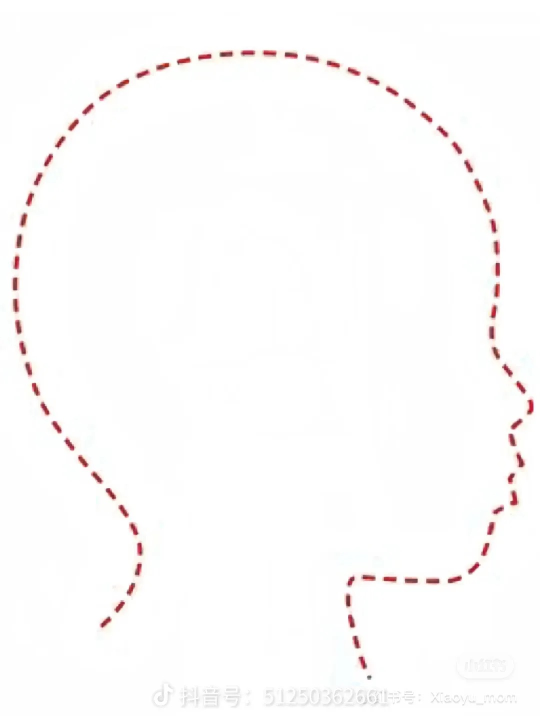
#> input picture 标准头型/面朝右标准头型.jpg, 1080 x 1443 px (shown at 1/2 size)
$ python extract_contour.py
#> lines starting #> are read from the running program, lines starting #| are printed output that depends on the picture; after the words box and inside, x2 and y2 are one past the last pixel; in counts of white or black regions, pixels touching at a corner belong together
"""
婴儿头型标准轮廓提取工具

从医学标准侧面头型图中提取红色虚线轮廓，
用于叠加到用户照片上作为参考线。

原理:
1. HSV色彩检测 → 找到所有红色像素
2. 连通域分析 → 每条虚线段成为一个独立区域
3. 质心提取 → 每段取中心点
4. 最近邻排序 → 从上到下追踪轮廓路径
5. 高斯平滑 → 消除锯齿
6. 线性插值 → 生成密集轮廓点
"""

import cv2
import numpy as np
import os


def extract_dashed_contour(image_path, side='right', x_threshold=540):
    """
    从红色虚线图中提取轮廓

    Args:
        image_path: 标准头型图片路径
        side: 'right' 或 'left', 指定提取哪一侧的轮廓
        x_threshold: 左右分界的X坐标阈值

    Returns:
        contour: (N, 2) 数组, 轮廓点坐标
        dashes: 原始虚线段中心点列表
    """
    img = cv2.imdecode(np.fromfile(image_path, dtype=np.uint8), cv2.IMREAD_COLOR)
    if img is None:
        raise FileNotFoundError(f'无法读取图片: {image_path}')

    hsv = cv2.cvtColor(img, cv2.COLOR_BGR2HSV)

    # 红色检测 (HSV色彩空间)
    # 红色在HSV中跨越0°/180°边界, 需要两段检测
    mask1 = cv2.inRange(hsv, (0, 40, 40), (15, 255, 255))
    mask2 = cv2.inRange(hsv, (165, 40, 40), (180, 255, 255))
    red_mask = mask1 | mask2

    # 连通域分析
    num_labels, labels, stats, centroids = cv2.connectedComponentsWithStats(
        red_mask, connectivity=8
    )

    # 提取指定侧的虚线段
    dashes = []
    for i in range(1, num_labels):
        area = stats[i, cv2.CC_STAT_AREA]
        if 100 < area < 600:  # 虚线段大小范围
            cx, cy = centroids[i]
            if side == 'right' and cx >= x_threshold:
                # 排除底部水平带状区域 (可能是图例)
                if not (1145 < cy < 1170 and cx > 690):
                    dashes.append((cx, cy))
            elif side == 'left' and cx < x_threshold:
                if not (1145 < cy < 1170 and cx < 350):
                    dashes.append((cx, cy))

    if len(dashes) < 5:
        raise ValueError(f'检测到的虚线段太少 ({len(dashes)}), 请检查图片')

    # 最近邻排序 (从上到下追踪)
    ordered = _order_points_nearest(dashes)

    # 高斯平滑 + 线性插值
    contour = _smooth_and_interpolate(ordered, window=5, sigma=2.0, step=3)

    return contour, dashes


def _order_points_nearest(points):
    """最近邻排序: 从最上方点开始, 每次找最近的未访问点"""
    pts = list(points)
    pts.sort(key=lambda p: p[1])  # 按Y排序找起点
    ordered = [pts[0]]
    remaining = pts[1:]

    while remaining:
        last = ordered[-1]
        dists = [((p[0]-last[0])**2 + (p[1]-last[1])**2)**0.5 for p in remaining]
        min_idx = dists.index(min(dists))
        ordered.append(remaining.pop(min_idx))

    return ordered


def _smooth_and_interpolate(ordered_points, window=5, sigma=2.0, step=3):
    """
    高斯平滑 + 线性插值

    Args:
        ordered_points: 排序后的点列表
        window: 高斯窗口大小
        sigma: 高斯标准差
        step: 插值步长 (像素)
    """
    pts = np.array(ordered_points, dtype=np.float64)

    # 高斯权重
    weights = np.exp(-0.5 * (np.arange(window) - window//2)**2 / sigma**2)
    weights /= weights.sum()

    # 对x和y分别平滑
    sx = np.convolve(pts[:, 0], weights, mode='same')
    sy = np.convolve(pts[:, 1], weights, mode='same')
    smooth = np.column_stack([sx, sy])

    # 线性插值, 生成密集点
    dense = []
    for i in range(len(smooth) - 1):
        p1, p2 = smooth[i], smooth[i+1]
        dist = np.linalg.norm(p2 - p1)
        n = max(2, int(dist / step))
        for t in np.linspace(0, 1, n, endpoint=False):
            dense.append(p1 + t * (p2 - p1))
    dense.append(smooth[-1])

    return np.array(dense)


# [53 lines left out: functions overlay_contour_on_image, scale_contour_to_fit, not called in this run]


def create_verification_image(image_path, contour, dashes, output_path):
    """生成验证图片: 显示原始虚线段和提取的轮廓"""
    img = cv2.imdecode(np.fromfile(image_path, dtype=np.uint8), cv2.IMREAD_COLOR)
    debug = img.copy()

    # 画原始虚线段中心 (红色圆点)
    for cx, cy in dashes:
        cv2.circle(debug, (int(cx), int(cy)), 6, (0, 0, 255), -1)

    # 画平滑轮廓 (绿色线)
    for i in range(len(contour) - 1):
        p1 = (int(contour[i][0]), int(contour[i][1]))
        p2 = (int(contour[i+1][0]), int(contour[i+1][1]))
        cv2.line(debug, p1, p2, (0, 255, 0), 2)

    # 起点终点标记
    cv2.circle(debug, (int(contour[0][0]), int(contour[0][1])), 10, (255, 255, 0), 3)
    cv2.circle(debug, (int(contour[-1][0]), int(contour[-1][1])), 10, (0, 255, 255), 3)

    cv2.imwrite(output_path, debug)
    print(f'验证图已保存: {output_path}')


if __name__ == '__main__':
    base_dir = os.path.join('D:', os.sep, 'baby-head-shape', '标准头型')

    # 提取面朝右轮廓 (面部侧)
    right_img = os.path.join(base_dir, '面朝右标准头型.jpg')
    right_contour, right_dashes = extract_dashed_contour(right_img, 'right', 540)
#> in extract_dashed_contour, img is the input picture: shape (1443, 1080, 3); mean B, G, R 251.6, 251.7, 253
#> in extract_dashed_contour, `hsv = cv2.cvtColor(img, cv2.COLOR_BGR2HSV)`: hsv: shape (1443, 1080, 3); mean H, S, V 7.7, 2.3, 253.1
#> in extract_dashed_contour, `mask1 = cv2.inRange(hsv, (0, 40, 40), (15, 255, 255))`:
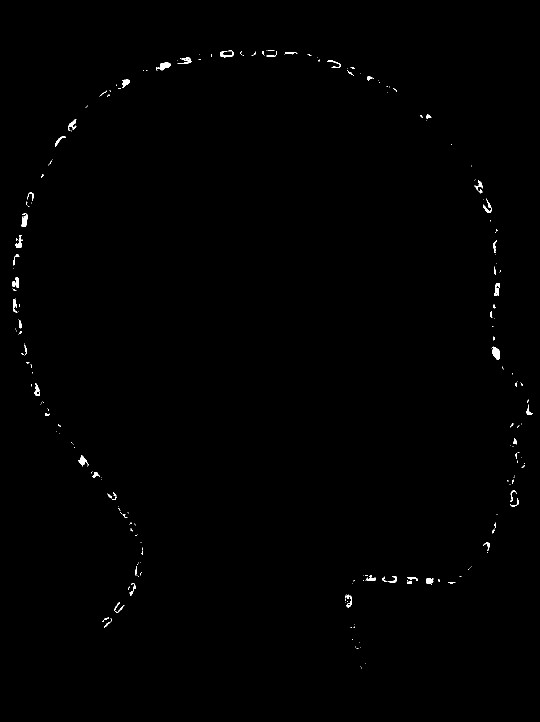
#> mask1: shape (1443, 1080) (shown at 1/2 size); 0.38% white; 240 white regions (181 under 20 px), largest, box (x1, y1, x2, y2) and area: (984, 693, 1000, 719) 277, (312, 125, 341, 142) 250, (43, 427, 55, 454) 213
#> in extract_dashed_contour, `mask2 = cv2.inRange(hsv, (165, 40, 40), (180, 255, 255))`: mask2: shape (1443, 1080); 1.2% white; 109 white regions (24 under 20 px), largest, box (x1, y1, x2, y2) and area: (611, 109, 639, 126) 331, (1033, 905, 1050, 935) 331, (904, 283, 925, 309) 323
#> in extract_dashed_contour, `red_mask = mask1 | mask2`: red_mask: shape (1443, 1080); 1.6% white; 79 white regions, largest, box (x1, y1, x2, y2) and area: (1020, 981, 1037, 1014) 416, (1053, 796, 1068, 830) 379, (1031, 904, 1050, 935) 378
#> in extract_dashed_contour, `num_labels, labels, stats, centroids = cv2.connectedComponentsWithStat..`:
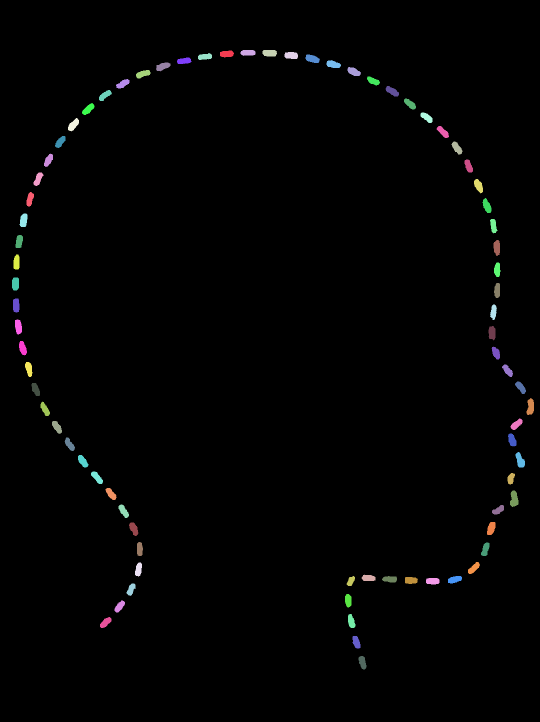
#> labels: shape (1443, 1080) int32 (shown at 1/2 size); 80 distinct labels, from 0 to 79; one colour per label, 0 black
#> in extract_dashed_contour, `num_labels, labels, stats, centroids = cv2.connectedComponentsWithStat..`: num_labels = 80; stats = 80 rows, first 6: [0, 0, 1080, 1443, 1533747], [440, 101, 28, 14, 314], [481, 100, 30, 12, 302], [525, 100, 29, 13, 340], [569, 104, 27, 14, 330], [396, 106, 28, 14, 290]; centroids = 80 pairs, first value 30.58 to 1060.7, second value 105.1 to 1324.5
#> the loop in extract_dashed_contour, `for i in range(1, num_labels):` made 79 passes
#> (area, cx, cy) on passes 1 to 12: (314, 453.3, 107.4), (302, 495.7, 105.1), (340, 539.1, 105.8), (330, 582.2, 110.5), (290, 409.6, 113), (349, 624.3, 117.2), (294, 367.9, 121.4), (333, 666.2, 128.4), (334, 325.3, 132.6), (326, 707.3, 143), (320, 285.6, 147.5), (281, 746.1, 161.6)
#> after the loop in extract_dashed_contour, `for i in range(1, num_labels):`: dashes = 36 pairs, first value 582.2 to 1060.7, second value 110.5 to 1324.5
#> in _order_points_nearest, `pts = list(points)`: pts has the same summary as dashes in extract_dashed_contour
#> in _order_points_nearest, `ordered = [pts[0]]`: ordered = [(582.2, 110.5)]
#> in _order_points_nearest, `remaining = pts[1:]`: remaining = 35 pairs, first value 624.3 to 1060.7, second value 117.2 to 1324.5
#> the loop in _order_points_nearest, `while remaining:` made 35 passes
#> last on passes 1 to 12: (582.2, 110.5), (624.3, 117.2), (666.2, 128.4), (707.3, 143), (746.1, 161.6), (784.2, 182.3), (819.7, 207.5), (853.1, 234.5), (885.6, 263.5), (913.6, 295.6), (936.8, 331.8), (956.8, 371.2)
#> (last, dists) on passes 28 to 33: ((1027.9, 997.8), [38.4, 74.36, 115.7, 159.9, 388.8, 407.3, 426, 445.7]), ((996.4, 1019.8), [39.28, 82.68, 126, 350.5, 368.9, 387.9, 408.2]), ((982.1, 1056.4), [43.51, 86.78, 320.3, 336.1, 352.9, 371.7]), ((970.5, 1098.3), [44.14, 292.8, 304.5, 318, 334]), ((947.4, 1135.9), [259.4, 267.3, 277.8, 291.8]), ((696.1, 1200.7), [42.27, 84.93, 127.1])
#> after the loop in _order_points_nearest, `while remaining:`: ordered has the same summary as dashes in extract_dashed_contour; remaining = []
#> in extract_dashed_contour, `ordered = _order_points_nearest(dashes)`: ordered has the same summary as dashes
#> in _smooth_and_interpolate, `pts = np.array(ordered_points, dtype=np.float64)`: pts has the same summary as dashes in extract_dashed_contour
#> in _smooth_and_interpolate, `sx = np.convolve(pts[:, 0], weights, mode='same')`: sx = 36 values, max 1039.3 at index 23, min 386.4 at index 0, mean 880
#> in _smooth_and_interpolate, `sy = np.convolve(pts[:, 1], weights, mode='same')`: sy = 36 values, max 1238.7 at index 33, min 73.36 at index 0, mean 626.7
#> in _smooth_and_interpolate, `smooth = np.column_stack([sx, sy])`: smooth = 36 pairs, first value 386.4 to 1039.3, second value 73.36 to 1238.7
#> the loop in _smooth_and_interpolate, `for i in range(len(smooth) - 1):` made 35 passes
#> (p1, p2, dist, n) on passes 1 to 12: ([386.4, 73.36], [541.7, 104.3], 158.3, 52), ([541.7, 104.3], [665.4, 131.5], 126.6, 42), ([665.4, 131.5], [705.8, 145.9], 42.97, 14), ([705.8, 145.9], [745, 164], 43.1, 14), ([745, 164], [782.4, 185.3], 43.04, 14), ([782.4, 185.3], [818.1, 209.4], 43.08, 14), ([818.1, 209.4], [851.6, 236.3], 42.98, 14), ([851.6, 236.3], [882.4, 266.1], 42.79, 14), ([882.4, 266.1], [909.9, 298.7], 42.72, 14), ([909.9, 298.7], [933.9, 334.3], 42.88, 14), ([933.9, 334.3], [954, 372.1], 42.89, 14), ([954, 372.1], [970.2, 412], 43.01, 14)
#> after the loop in _smooth_and_interpolate, `for i in range(len(smooth) - 1):`: dense = 721 pairs, first value 386.4 to 1039.3, second value 73.36 to 1238.7
#> in extract_dashed_contour, `contour = _smooth_and_interpolate(ordered, window=5, sigma=2.0, step=3)`: contour = 722 pairs, first value 386.4 to 1039.3, second value 73.36 to 1238.7
#> right_contour has the same summary as contour in extract_dashed_contour; right_dashes has the same summary as dashes in extract_dashed_contour

    # 提取面朝左轮廓 (面部侧)
    left_img = os.path.join(base_dir, '面朝左标准头型.jpg')
    left_contour, left_dashes = extract_dashed_contour(left_img, 'left', 540)
#> call 2 of extract_dashed_contour, with image_path = '/baby-head-shape/标准头型/面朝左标准头型.jpg', side = 'left', x_threshold = 540
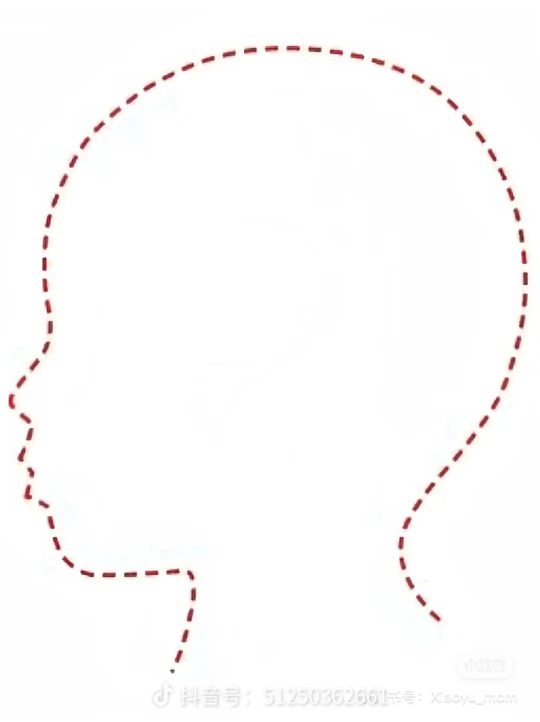
#> input picture 标准头型/面朝左标准头型.jpg, 1080 x 1443 px (shown at 1/2 size)
#> in extract_dashed_contour, img is the input picture: shape (1443, 1080, 3); mean B, G, R 251.7, 251.8, 253
#> in extract_dashed_contour (call 2), `hsv = cv2.cvtColor(img, cv2.COLOR_BGR2HSV)`: hsv: shape (1443, 1080, 3); mean H, S, V 7.2, 2.2, 253.1
#> in extract_dashed_contour (call 2), `mask1 = cv2.inRange(hsv, (0, 40, 40), (15, 255, 255))`: mask1: shape (1443, 1080); 0.36% white; 243 white regions (181 under 20 px), largest, box (x1, y1, x2, y2) and area: (741, 116, 770, 132) 314, (823, 148, 850, 167) 261, (1037, 459, 1050, 485) 208
#> in extract_dashed_contour (call 2), `mask2 = cv2.inRange(hsv, (165, 40, 40), (180, 255, 255))`: mask2: shape (1443, 1080); 1.1% white; 106 white regions (24 under 20 px), largest, box (x1, y1, x2, y2) and area: (782, 130, 810, 147) 318, (138, 309, 156, 336) 298, (1028, 671, 1043, 699) 294
#> in extract_dashed_contour (call 2), `red_mask = mask1 | mask2`: red_mask: shape (1443, 1080); 1.5% white; 79 white regions, largest, box (x1, y1, x2, y2) and area: (47, 969, 65, 1000) 394, (17, 786, 32, 819) 387, (35, 892, 53, 925) 362
#> in extract_dashed_contour (call 2), `num_labels, labels, stats, centroids = cv2.connectedComponentsWithStat..`:
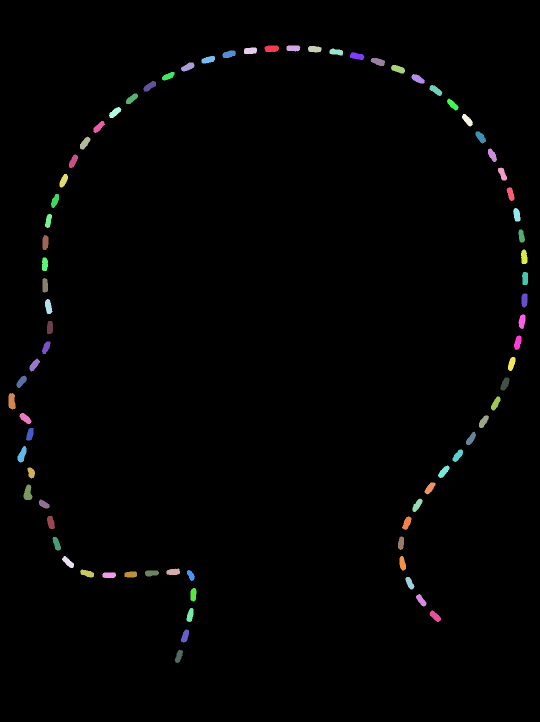
#> labels: shape (1443, 1080) int32 (shown at 1/2 size); 80 distinct labels, from 0 to 79; one colour per label, 0 black
#> in extract_dashed_contour (call 2), `num_labels, labels, stats, centroids = cv2.connectedComponentsWithStat..`: stats = 80 rows, first 6: [0, 0, 1080, 1443, 1535229], [529, 91, 29, 13, 332], [573, 91, 28, 12, 288], [616, 92, 27, 13, 295], [488, 95, 26, 13, 303], [659, 97, 27, 14, 281]; centroids = 80 pairs, first value 23.19 to 1049.9, second value 96.08 to 1312.2
#> the loop in extract_dashed_contour (call 2), `for i in range(1, num_labels):` made 79 passes
#> (area, cx, cy) on passes 1 to 12: (332, 543.1, 96.94), (288, 586.1, 96.08), (295, 628.8, 97.94), (303, 500.5, 101.1), (281, 672.1, 103.6), (304, 457.8, 108.1), (312, 713.6, 112), (297, 416.3, 119.1), (319, 755.9, 123.1), (305, 375.5, 133.5), (321, 795.8, 137.8), (264, 336.2, 152.1)
#> area on pass 67: 292
#> the loop in _order_points_nearest (call 2), `while remaining:` made 37 passes
#> the loop in _smooth_and_interpolate (call 2), `for i in range(len(smooth) - 1):` made 37 passes

    print(f'面朝右轮廓: {len(right_dashes)}段 → {len(right_contour)}点')
#| 面朝右轮廓: 36段 → 722点
    print(f'  X=[{right_contour[:,0].min():.0f},{right_contour[:,0].max():.0f}], '
          f'Y=[{right_contour[:,1].min():.0f},{right_contour[:,1].max():.0f}]')
#|   X=[386,1039], Y=[73,1239]
    print(f'面朝左轮廓: {len(left_dashes)}段 → {len(left_contour)}点')
#| 面朝左轮廓: 38段 → 664点
    print(f'  X=[{left_contour[:,0].min():.0f},{left_contour[:,0].max():.0f}], '
          f'Y=[{left_contour[:,1].min():.0f},{left_contour[:,1].max():.0f}]')
#|   X=[44,417], Y=[68,1231]

    # 保存轮廓数据
    np.save(os.path.join(base_dir, 'right_contour_final.npy'), right_contour)
    np.save(os.path.join(base_dir, 'left_contour_final.npy'), left_contour)

    # 生成验证图
    create_verification_image(
        right_img, right_contour, right_dashes,
        os.path.join(base_dir, 'verify_right_contour.jpg')
    )
#> the loop in create_verification_image, `for cx, cy in dashes:` made 36 passes
#> after the loop in create_verification_image, `for cx, cy in dashes:`: debug: shape (1443, 1080, 3); 0.26% of pixels changed, all inside (x1, y1, x2, y2) = (576, 104, 1067, 1331)
#> after the loop in create_verification_image, `for i in range(len(contour) - 1):`:
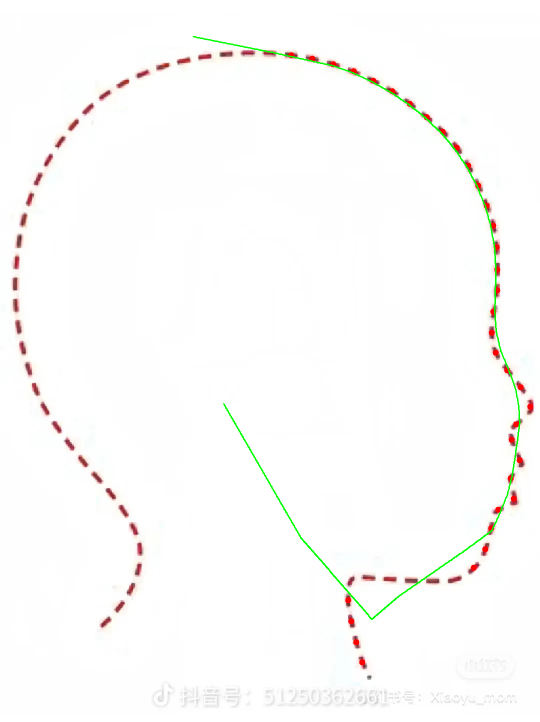
#> debug: shape (1443, 1080, 3) (shown at 1/2 size); mean B, G, R 250.4, 251.7, 252.1
#> in create_verification_image, `cv2.circle(debug, (int(contour[0][0]), int(contour[0][1])), 10, (255, ..`: debug: shape (1443, 1080, 3); 0.02% of pixels changed, all inside (x1, y1, x2, y2) = (374, 61, 399, 86)
#> in create_verification_image, `cv2.circle(debug, (int(contour[-1][0]), int(contour[-1][1])), 10, (0, ..`: debug: shape (1443, 1080, 3); mean B, G, R 250.4, 251.7, 252.1
    create_verification_image(
        left_img, left_contour, left_dashes,
        os.path.join(base_dir, 'verify_left_contour.jpg')
    )
#> call 2 of create_verification_image, with image_path = '/baby-head-shape/标准头型/面朝左标准头型.jpg', contour = array of shape (664, 2)
#> the loop in create_verification_image (call 2), `for cx, cy in dashes:` made 38 passes
#> (cx, cy) on passes 1 to 12: (500.5, 101.1), (457.8, 108.1), (416.3, 119.1), (375.5, 133.5), (336.2, 152.1), (299.1, 172.2), (263.3, 197.2), (229.6, 224.6), (197.3, 253.6), (169.5, 285.8), (146.3, 322.2), (126.9, 360.9)
#> after the loop in create_verification_image (call 2), `for cx, cy in dashes:`:
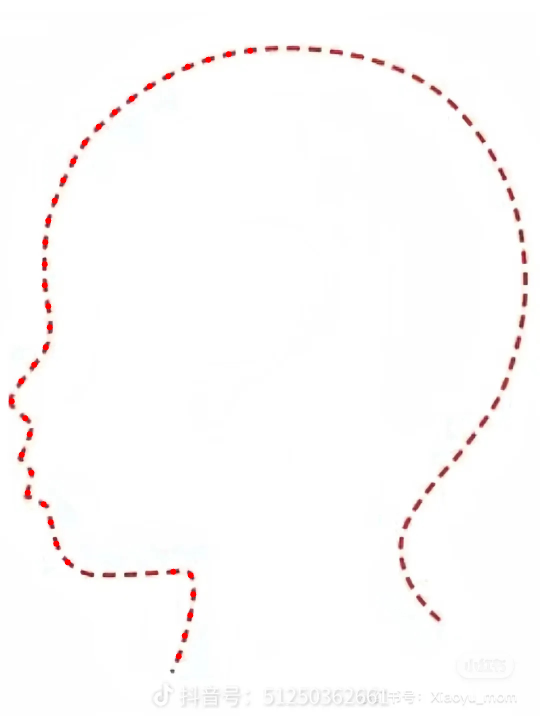
#> debug: shape (1443, 1080, 3) (shown at 1/2 size); 0.28% of pixels changed, all inside (x1, y1, x2, y2) = (17, 95, 507, 1319)
#> after the loop in create_verification_image (call 2), `for i in range(len(contour) - 1):`:
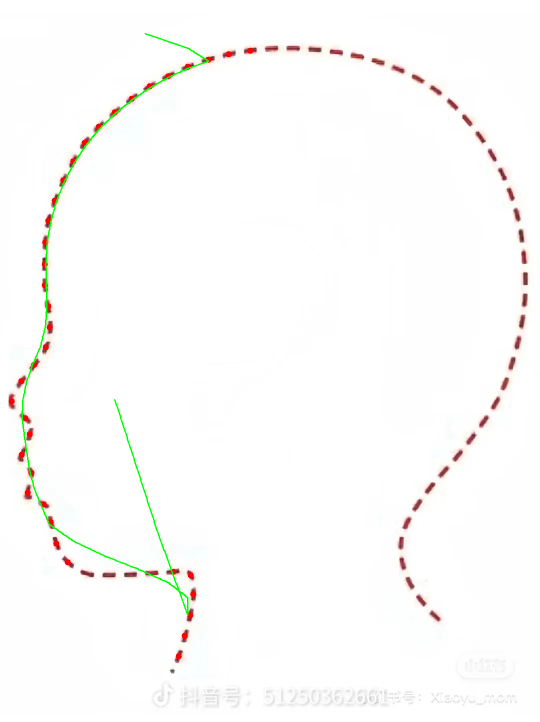
#> debug: shape (1443, 1080, 3) (shown at 1/2 size); 0.39% of pixels changed, all inside (x1, y1, x2, y2) = (43, 66, 419, 1232)
#> in create_verification_image (call 2), `cv2.circle(debug, (int(contour[0][0]), int(contour[0][1])), 10, (255, ..`: debug: shape (1443, 1080, 3); 0.02% of pixels changed, all inside (x1, y1, x2, y2) = (278, 55, 303, 80)
#> in create_verification_image (call 2), `cv2.circle(debug, (int(contour[-1][0]), int(contour[-1][1])), 10, (0, ..`: debug: shape (1443, 1080, 3); mean B, G, R 250.6, 251.8, 252.3

    print('\n提取完成!')
